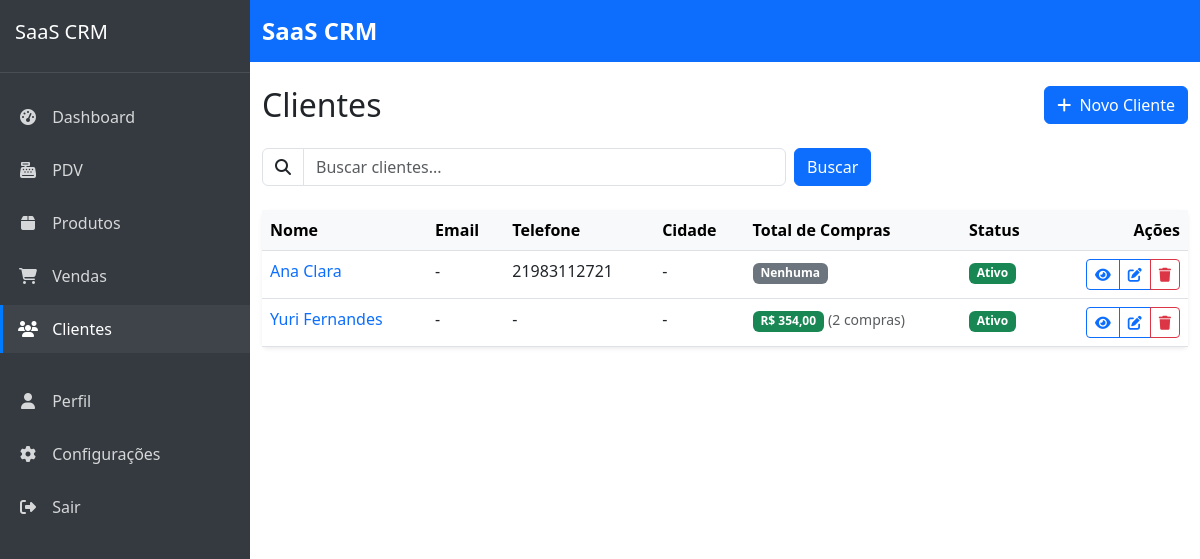
The page /clientes/ (signed in) on the database as committed earlier.
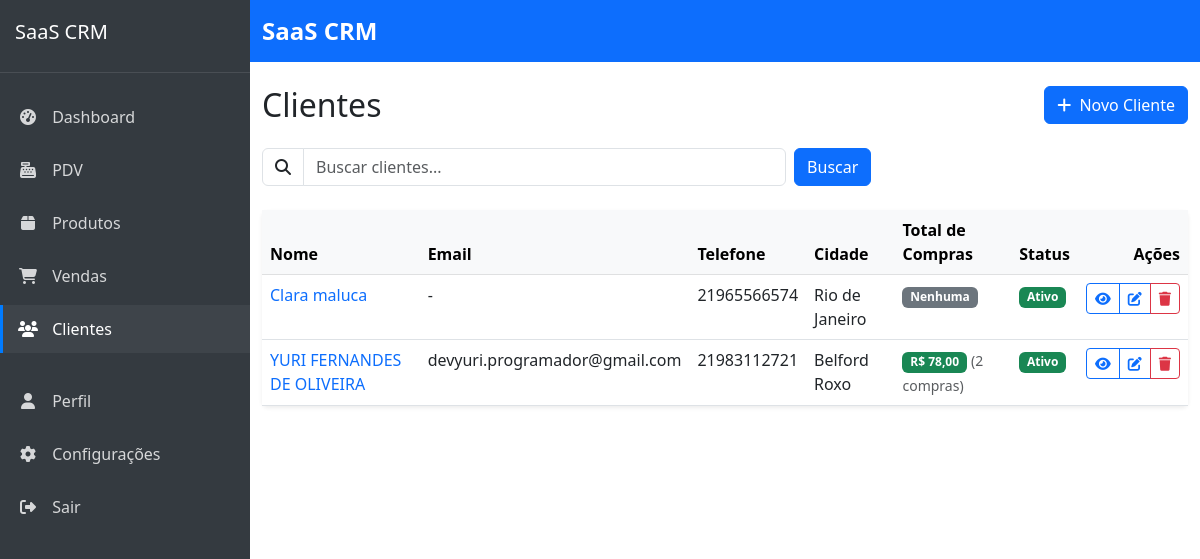
The same page on the database as committed later.
### customers/models.py (models this page shows, shortened)
class Customer(models.Model):
    company = models.ForeignKey(Company, on_delete=models.CASCADE, verbose_name='Empresa', related_name='customers')
    name = models.CharField('Nome', max_length=100)
    email = models.EmailField('E-mail', max_length=100, blank=True, null=True)
    phone = models.CharField('Telefone', max_length=20, blank=True, null=True)
    address = models.CharField('Endereço', max_length=200, blank=True, null=True)
    city = models.CharField('Cidade', max_length=100, blank=True, null=True)
    state = models.CharField('Estado', max_length=2, blank=True, null=True)
    zipcode = models.CharField('CEP', max_length=9, blank=True, null=True)
    notes = models.TextField('Observações', blank=True, null=True)
    is_active = models.BooleanField('Ativo', default=True)
    loyalty_points = models.IntegerField('Pontos de Fidelidade', default=0)
    loyalty_tier = models.ForeignKey(LoyaltyTier, on_delete=models.SET_NULL, null=True, blank=True, verbose_name='Nível de Fidelidade')
    birthday = models.DateField('Data de Nascimento', null=True, blank=True)
    created_at = models.DateTimeField('Criado em', auto_now_add=True)
    updated_at = models.DateTimeField('Atualizado em', auto_now=True)
    class Meta:
        verbose_name = 'Cliente'
        verbose_name_plural = 'Clientes'
        ordering = ['name']
        unique_together = [['company', 'email'], ['company', 'phone']]  # Prevent duplicate contacts within same company
    @property
    def total_purchases(self):
        from sales.models import Sale
        total = Sale.objects.filter(
            customer=self,
            status='paid'
        ).aggregate(
            total=Sum('total')
        )['total'] or 0
        return total
    @property
    def total_purchases_count(self):
        from sales.models import Sale
        return Sale.objects.filter(customer=self, status='paid').count()

### customers/views.py (the view, shortened to what this page needs)
# urls.py: path('', views.customer_list, name='customer_list'),
@login_required
def customer_list(request):
    query = request.GET.get('query', '')
    customers = Customer.objects.filter(company=request.user.company)
    customers = customers.order_by('name')
    paginator = Paginator(customers, 10)
    page_number = request.GET.get('page', 1)
    customers_page = paginator.get_page(page_number)
    context = {
        'customers': customers_page,
        'query': query,
    }
    return render(request, 'customers/customer_list.html', context)

### templates/customers/customer_list.html (shortened to what the changed rows need)
{% extends 'core/base.html' %}
{% load static %}
{% load humanize %}
{% block content %}
<div class="d-flex justify-content-between align-items-center mb-4">
    <h1 class="h2 mb-0">Clientes</h1>
</div>
<div class="card border-0 shadow-sm">
    <div class="card-body p-0">
        <div class="table-responsive">
            <table class="table table-hover mb-0">
                <thead class="table-light">
                    <tr>
                        <th scope="col">Nome</th>
                        <th scope="col">Email</th>
                        <th scope="col">Telefone</th>
                        <th scope="col">Cidade</th>
                        <th scope="col">Total de Compras</th>
                        <th scope="col">Status</th>
                        <th scope="col" class="text-end">Ações</th>
                    </tr>
                </thead>
                <tbody>
                    {% for customer in customers %}
                    <tr>
                        <td>
                            <a href="{% url 'customers:customer_detail' customer.id %}" class="text-decoration-none">
                                {{ customer.name }}
                            </a>
                        </td>
                        <td>{{ customer.email|default:"-" }}</td>
                        <td>{{ customer.phone|default:"-" }}</td>
                        <td>{{ customer.city|default:"-" }}</td>
                        <td>
                            {% if customer.total_purchases > 0 %}
                            <span class="badge bg-success">R$ {{ customer.total_purchases|floatformat:2 }}</span>
                            <small class="text-muted">({{ customer.total_purchases_count }} compras)</small>
                            {% else %}
                            <span class="badge bg-secondary">Nenhuma</span>
                            {% endif %}
                        </td>
                        <td>
                            {% if customer.is_active %}
                            <span class="badge bg-success">Ativo</span>
                            {% else %}
                            <span class="badge bg-danger">Inativo</span>
                            {% endif %}
                        </td>
                        <td class="text-end">
                            <div class="btn-group">
                                <a href="{% url 'customers:customer_detail' customer.id %}" class="btn btn-sm btn-outline-primary">
                                    <i class="fas fa-eye"></i>
                                </a>
                                <a href="{% url 'customers:customer_update' customer.id %}" class="btn btn-sm btn-outline-primary">
                                    <i class="fas fa-edit"></i>
                                </a>
                                <a href="{% url 'customers:customer_delete' customer.id %}" class="btn btn-sm btn-outline-danger">
                                    <i class="fas fa-trash"></i>
                                </a>
                            </div>
                        </td>
                    </tr>
                    {% empty %}
                    <tr>
                        <td colspan="7" class="text-center py-4">
                            <p class="text-muted mb-0">Nenhum cliente encontrado.</p>
                        </td>
                    </tr>
                    {% endfor %}
                </tbody>
            </table>
        </div>
    </div>
</div>
{% endblock %}

Rows that differ between the two databases and show on the page:
changed Customer: name "Ana Clara" → "Clara maluca"; phone "21983112721" → "21965566574"; city "-" → "Rio de Janeiro"
changed Customer: name "Yuri Fernandes" → "YURI FERNANDES DE OLIVEIRA"; email "-" → "devyuri.programador@gmail.com"; phone "-" → "21983112721"; city "-" → "Belford Roxo"; total_purchases "354,00" → "78,00"
